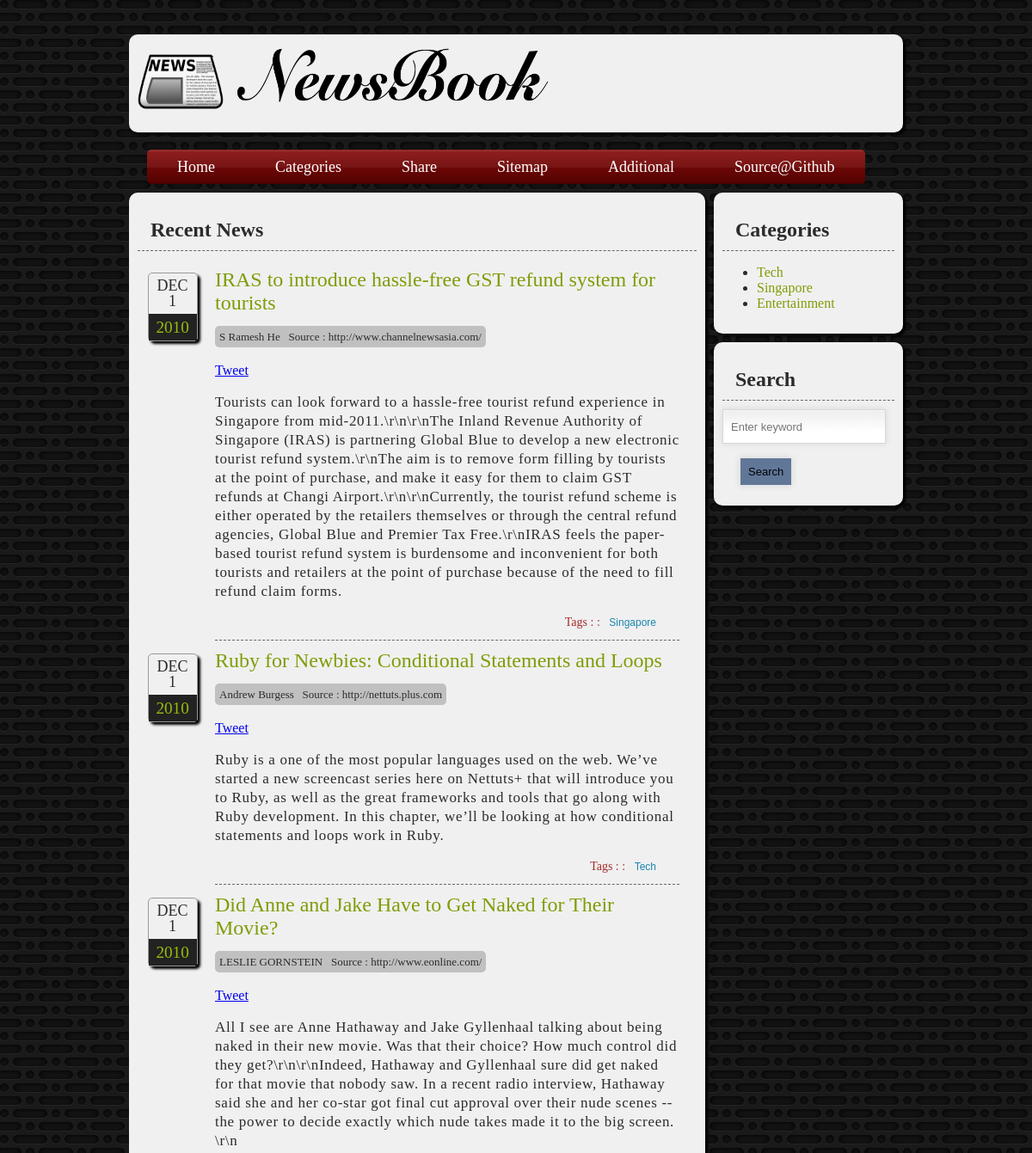
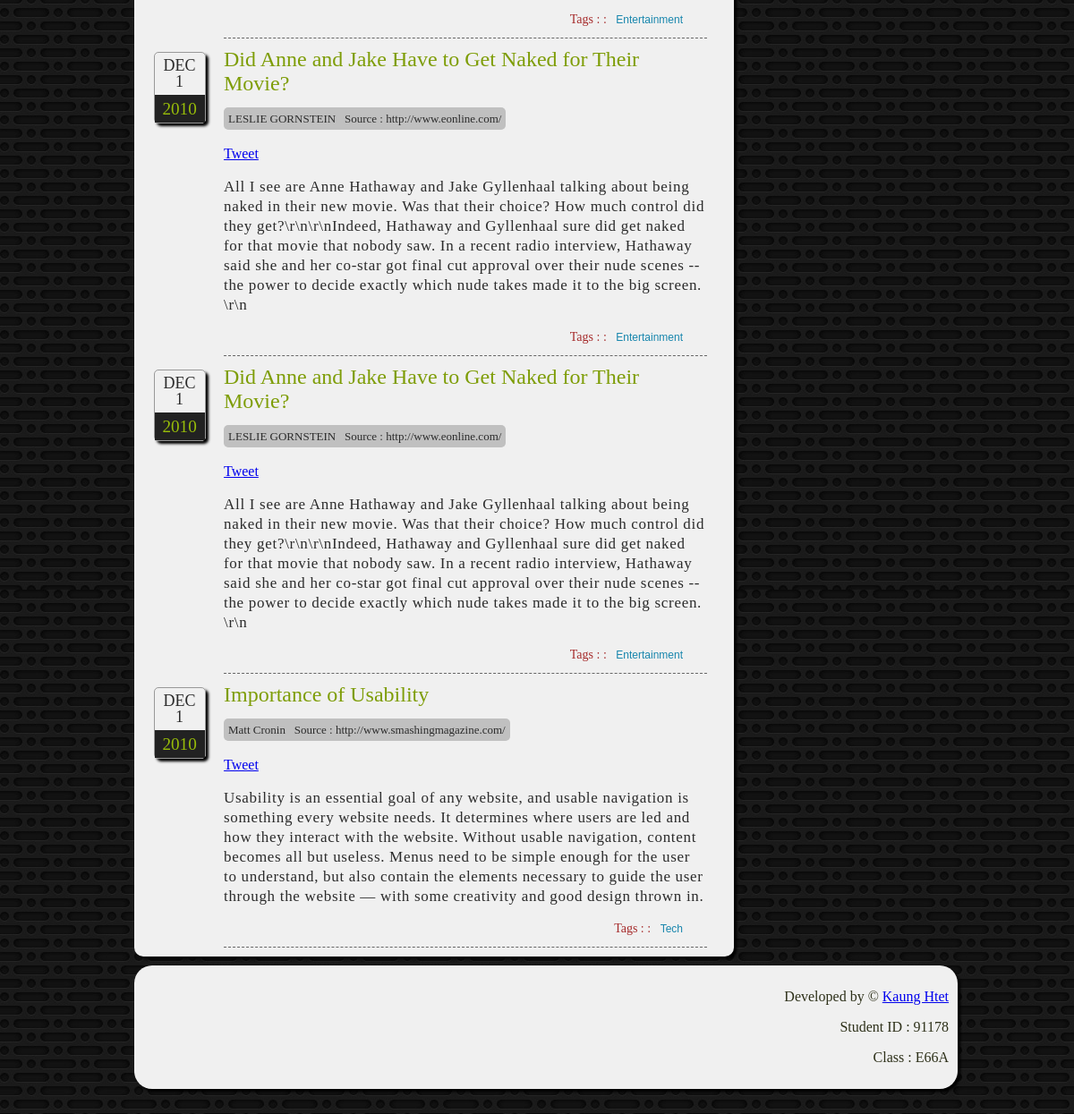
The app's page /home.php with its own data (2 pictures, top to bottom).
### tables this page shows
CREATE TABLE `article` (
  `id` int(11) unsigned NOT NULL AUTO_INCREMENT,
  `headline` varchar(255) DEFAULT NULL,
  `category` varchar(255) DEFAULT NULL,
  `writer` varchar(255) DEFAULT NULL,
  `source` varchar(255) DEFAULT NULL,
  `story` text,
  `date_submitted` varchar(255) DEFAULT NULL,
  PRIMARY KEY (`id`)
);

### redbean/rb127.php (called while the page is built, shortened)
<?php
class RedBean_Driver_PDO implements RedBean_Driver {
	private $dsn;
	private $pdo;
	private $connectInfo = array();
	private $isConnected = false;
	public function __construct($dsn, $user, $pass) {
		$this->dsn = $dsn;
		$this->connectInfo = array( "pass"=>$pass, "user"=>$user );
	}
	public function connect() {
		if ($this->isConnected) return;
		$user = $this->connectInfo["user"];
		$pass = $this->connectInfo["pass"];
		$this->pdo = new PDO(
				  $this->dsn,
				  $user,
				  $pass,
				  array(1002 => 'SET NAMES utf8',
							 PDO::ATTR_ERRMODE => PDO::ERRMODE_EXCEPTION,
							 PDO::ATTR_DEFAULT_FETCH_MODE => PDO::FETCH_ASSOC,
				  )
		);
		$this->isConnected = true;
	}
	public function GetAll( $sql, $aValues=array() ) {
		try {
			if (strpos("pgsql",$this->dsn)===0) {
				$s = $this->pdo->prepare($sql, array(PDO::PGSQL_ATTR_DISABLE_NATIVE_PREPARED_STATEMENT => true));
			}
			else {
				$s = $this->pdo->prepare($sql);
			}
			$s->execute($aValues);
			$this->rs = $s->fetchAll();
			$rows = $this->rs;
		}catch(PDOException $e) {
			if (version_compare(PHP_VERSION, '5.3.0', '<')) {
				$x = new RedBean_Exception_SQL( $e->getMessage(), 0);
			}
			else {
				$x = new RedBean_Exception_SQL( $e->getMessage(), 0, $e );
			}
			$x->setSQLState( $e->getCode() );
			throw $x;
		}
		return $rows;
	}
	public function getDatabaseType() {
		return $this->pdo->getAttribute(PDO::ATTR_DRIVER_NAME);
	}
	public function getDatabaseVersion() {
		return $this->pdo->getAttribute(PDO::ATTR_CLIENT_VERSION);
	}
}
class RedBean_OODBBean implements IteratorAggregate {
	private $properties = array();
	private $__info = NULL;
	public function getIterator() {
		return new ArrayIterator($this->properties);
	}
	public function __isset( $property ) {
		return (isset($this->properties[$property]));
	}
	public function __set( $property, $value ) {
		$this->properties[$property] = $value;
	}
	public function getMeta( $path, $default = NULL) {
		$ref = $this->__info;
		$parts = explode(".", $path);
		foreach($parts as $part) {
			if (isset($ref[$part])) {
				$ref = $ref[$part];
			}
			else {
				return $default;
			}
		}
		return $ref;
	}
	public function setMeta( $path, $value ) {
		$ref = &$this->__info;
		$parts = explode(".", $path);
		$lastpart = array_pop( $parts );
	}
}
class RedBean_Adapter_DBAdapter extends RedBean_Observable implements RedBean_Adapter {
	private $db = null;
	public function __construct($database) {
		$this->db = $database;
	}
	public function get( $sql, $aValues = array() ) {
		return $this->db->GetAll( $sql,$aValues );
	}
	public function getDatabase() {
		return $this->db;
	}
}
class RedBean_QueryWriter_MySQL implements RedBean_QueryWriter {
	protected $idfield = "id";
	public function getIDField( $type ) {
		return  $this->idfield;
	}
}
class RedBean_OODB extends RedBean_Observable implements RedBean_ObjectDatabase {
	private $stash = NULL;
	private $writer;
	private $isFrozen = false;
	public function __construct( RedBean_QueryWriter $writer ) {
		$this->writer = $writer;
	}
	public function isFrozen() {
		return (bool) $this->isFrozen;
	}
	public function dispense($type ) {
		$bean = new RedBean_OODBBean();
		$bean->setMeta("type", $type );
		$idfield = $this->writer->getIDField($bean->getMeta("type"));
		$bean->setMeta("sys.idfield",$idfield);
		$bean->$idfield = 0;
		$bean->setMeta("tainted",false);
		return $bean;
	}
	public function check( RedBean_OODBBean $bean ) {
		$pattern = '/[^abcdefghijklmnopqrstuvwxyzABCDEFGHIJKLMNOPQRSTUVWXYZ0123456789_]/';
	}
	public function load($type, $id) {
		$id = intval( $id );
		$bean = $this->dispense( $type );
		if ($this->stash && isset($this->stash[$id])) {
			$row = $this->stash[$id];
		}
		foreach($row as $p=>$v) {
			$bean->$p = $v;
		}
		$bean->setMeta("tainted",false);
		return $bean;
	}
	public function convertToBeans($type, $rows) {
		$collection = array();
		$this->stash = array();
		foreach($rows as $row) {
			$id = $row[$this->writer->getIDField($type)];
			$this->stash[$id] = $row;
			$collection[ $id ] = $this->load( $type, $id );
		}
		$this->stash = NULL;
		return $collection;
	}
}
class RedBean_ToolBox {
	private $oodb;
	private $writer;
	private $adapter;
	public function __construct( RedBean_OODB $oodb, RedBean_Adapter $adapter, RedBean_QueryWriter $writer ) {
		$this->oodb = $oodb;
		$this->adapter = $adapter;
		$this->writer = $writer;
		return $this;
	}
	public function getWriter() {
		return $this->writer;
	}
	public function getRedBean() {
		return $this->oodb;
	}
	public function getDatabaseAdapter() {
		return $this->adapter;
	}
}
class RedBean_CompatManager {
	protected $supportedSystems = array();
	public function scanToolBox( RedBean_ToolBox $toolbox ) {
		$brand = strtolower(trim($toolbox->getDatabaseAdapter()->getDatabase()->getDatabaseType()));
		$version = $toolbox->getDatabaseAdapter()->getDatabase()->getDatabaseVersion();
		if (!is_numeric($version)) {
			$version = 999;
		}
		if (isset($this->supportedSystems[$brand])
				  && ((float)$this->supportedSystems[$brand] <= (float) $version)
		) {
			return true;
		}
	}
	public static function scanDirect( RedBean_ToolBox $toolbox, $list = array() ) {
		$compat = new RedBean_CompatManager();
		$compat->supportedSystems = $list;
		return $compat->scanToolBox($toolbox);
	}
}
class RedBean_Setup {
	private static $toolbox = NULL;
	private static function checkDSN($dsn) {
		$dsn = trim($dsn);
		$dsn = strtolower($dsn);
		if (
		strpos($dsn, "mysql:")!==0
				  && strpos($dsn,"sqlite:")!==0
				  && strpos($dsn,"pgsql:")!==0
		) {
			throw new RedBean_Exception_NotImplemented("
					Support for this DSN has not been implemented yet. \n
					Begin your DSN with: 'mysql:' or 'sqlite:'
				");
		}
		else {
			return true;
		}
	}
	public static function kickstart( $dsn, $username, $password, $frozen=false ) {
		$pdo = new RedBean_Driver_PDO( $dsn,$username,$password );
		$adapter = new RedBean_Adapter_DBAdapter( $pdo );
		if (strpos($dsn,"pgsql")===0) {
			$writer = new RedBean_QueryWriter_PostgreSQL( $adapter, $frozen );
		}
		else if (strpos($dsn,"sqlite")===0) {
			$writer = new RedBean_QueryWriter_SQLiteT( $adapter, $frozen );
		}
		else {
			$writer = new RedBean_QueryWriter_MySQL( $adapter, $frozen );
		}
		$redbean = new RedBean_OODB( $writer );
		$toolbox = new RedBean_ToolBox( $redbean, $adapter, $writer );
		self::$toolbox = $toolbox;
		return self::$toolbox;
	}
	public static function kickstartDev( $dsn, $username="root", $password="" ) {
		$toolbox = self::kickstart($dsn, $username, $password);
		return $toolbox;
	}
	public static function getToolBox() {
		return self::$toolbox;
	}
}
class RedBean_Plugin_Finder implements RedBean_Plugin {
	public static function where( $type, $SQL = " 1 ", $values=array(),
			  $tools = false, $ignoreGSQLWarn = false ) {
		$type = preg_replace("/\W/","", $type);
		if (!$tools) $tools = RedBean_Setup::getToolBox();
		$redbean = $tools->getRedBean();
		$adapter = $tools->getDatabaseAdapter();
		$writer = $tools->getWriter();
		if (!$redbean->isFrozen()) {
			$SQL = self::parseGoldSQL($SQL, $type, $tools);
		}
		else {
			if (!$ignoreGSQLWarn && strpos($SQL,"@")!==false) {
				throw new RedBean_Exception_SQL("Gold SQL is
					only allowed in FLUID mode,
					to ignore use extra argument TRUE for Finder::Where");
			}
		}
		try {
			$SQL = "SELECT * FROM $type WHERE ".$SQL;
			$rows = $adapter->get($SQL, $values);
		}
		catch(RedBean_Exception_SQL $e) {
			if ($writer->sqlStateIn($e->getSQLState(),array(
			RedBean_QueryWriter::C_SQLSTATE_NO_SUCH_COLUMN,
			RedBean_QueryWriter::C_SQLSTATE_NO_SUCH_TABLE
			))) {
				return array();
			}
			else {
				throw $e;
			}
		}
		return $redbean->convertToBeans($type, $rows);
	}
	public static function parseGoldSQL( $SQL, $currentTable,  RedBean_ToolBox $toolbox ) {
		$pattern = "/@[\w\.]+/";
		return $SQL;
	}
}
class R {
	public static function find( $type, $sql="1", $values=array() ) {
		return Finder::where( $type, $sql, $values );
	}
}

### config/db.php (called while the page is built)
<?php
$user = "root";
$password = "root";
?>

### home.php (the view, shortened to what this page needs)
<?php
require("redbean/rb127.php");
include("config/db.php");
$toolbox = RedBean_Setup::kickstartdev("mysql:host=localhost;dbname=assignment1", $user, $password);
$database = $toolbox->getDatabaseAdapter();
?>
<?php include("includes/header.php"); ?>
<h2>Recent News</h2>
<?php
$articles = R::find("article", "1 ORDER BY date_submitted DESC limit 10");
foreach($articles as $article) :
?>
	<div class="post">
	<div class="entryDate">
		<span class="postMonth"><?php echo getMonth($article->date_submitted); ?></span>
		<span class="postDay"><?php echo getDay($article->date_submitted); ?></span>
		<span class="postYear"><?php echo getYear($article->date_submitted); ?></span>
	</div>
	<h3 class="headline"><a href="detail.php?id=<?php echo $article->id; ?>"><?php echo $article->headline;?></a></h3>
	<p><span class="writerNsource"><span class="writer"><?php echo $article->writer; ?></span>&nbsp;&nbsp;&nbsp;<span class="source"><?php echo "Source : ".$article->source; ?></p>
	<a href="http://twitter.com/share" class="twitter-share-button" data-url="http://www.newsbook.com/home.php" data-text="<?php echo $article->headline; ?>" data-count="horizontal" data-via="emoosx">Tweet</a><script type="text/javascript" src="http://platform.twitter.com/widgets.js"></script>
	<iframe src="http://www.facebook.com/plugins/like.php?href=http%3A%2F%2Fexample.com%2Fpage%2Fto%2Flike&amp;layout=standard&amp;show_faces=true&amp;width=400&amp;action=like&amp;font=verdana&amp;colorscheme=light&amp;height=80" scrolling="no" frameborder="0" style="border:none; overflow:hidden; width:450px; height:20px; margin=0px; padding:0px" allowTransparency="true"></iframe>
	<p class="story"><?php echo $article->story; ?></p>
	<p class="category"><span class="tag">Tags : :&nbsp;&nbsp;&nbsp;</span><?php echo $article->category; ?></p>
	</div>
<?php endforeach; ?>
<?php include("includes/footer.php"); ?>

### includes/header.php (shortened to what this page needs)
<!DOCTYPE html>
<html>
<head>
	<link rel="stylesheet" href="css/style.css" />
	<link rel="stylesheet" href="css/form.css" />
</head>
<body>
<div id="container">
<div id="head-container">
<div id="logo-container">
		<a href="home.php"><img src="images/news.png" width="100" height="110" style="padding-left:10px;" /></a>
	<a href="home.php"><img src="images/logo.png" width="388" height="110" alt="logo" style="margin-left:0px; padding=0px;"  /></a>
<?php include("nav.php"); ?>
</div>
</div>
<div id="postcontainer">

### includes/nav.php (shortened to what this page needs)
<ul id="topnav">
	<li><a href="home.php">Home</a></li>
	<li><a href="categories.php">Categories</a></li>
	<li><a href="share.php">Share</a></li>
	<li><a href="sitemap.php">Sitemap</a></li>
	<li><a href="">Additional</a></li>
	<li><a href="http://www.github.com/emoosx">Source@Github</a></li>
</ul>

### includes/footer.php
</div>
	<div id="categories">
	<h2>Categories</h2>
		<ul>
	<?php
		$query = "SELECT DISTINCT category FROM article;";
		$results = $database->get($query);
		foreach($results as $result):
	?>
	<li class="ref"><a href="filter.php?category=<?php echo $result["category"];  ?>"><?php echo $result["category"]; ?></a></li>
	<?php endforeach; ?>
	</ul>
	</div>
	<div id="searchbox">
	<h2>Search</h2>
	<form method="post" action="searchResult.php"><input type="text" name="searchBox" placeholder="Enter keyword" /> <p class="search"><input  type="submit" value="Search" name="searchBtn"/></p></form>
	</div>
</div>
<div id="footer">
		<p>Developed by &copy; <a href="www.twitter.com/emoosx">Kaung Htet</a></p>
		<p>Student ID : <span class="info">91178</span></p>
		<p>Class : <span class="info">E66A</span></p>
	</div>
</body>
</html>

### css/style.css (style rules this page uses)
h2 { clear: both; padding:10px 15px;margin:10px 0px; border-bottom: 1px dashed #666; }
h3, h4 { padding: 0; margin: 0; }
body { color: #2b2b2b; background: url("../images/bg.jpg") repeat; width: 900px; margin: 40px auto; font-family: Georgia, Cambria, serif; }
#head-container { padding: 0px; background: #f0f0f0; border-radius: 10px; -moz-border-radius: 10px; -webkit-border-radius: 10px; box-shadow: 3px 3px 3px #000; -moz-box-shadow: 3px 3px 3px #000; -webkit-box-shadow: 3px 3px 3px #000; }
#postcontainer { float: left; width: 650px; background: #f0f0f0; border-radius: 10px; -moz-border-radius: 10px; -webkit-border-radius: 10px; box-shadow: 3px 3px 3px #000; -moz-box-shadow: 3px 3px 3px #000; -webkit-box-shadow: 3px 3px 3px #000; padding: 10px; margin: 10px 0px; }
#categories { float:right; width: 200px; background: #f0f0f0; border-radius: 10px; -moz-border-radius: 10px; -webkit-border-radius: 10px; box-shadow: 3px 3px 3px #000; -moz-box-shadow: 3px 3px 3px #000; -webkit-box-shadow: 3px 3px 3px #000; padding: 10px; margin-top: 10px; }
#searchbox { clear:right; float:right; width: 200px; height: 170px; background: #f0f0f0; border-radius: 10px; -moz-border-radius: 10px; -webkit-border-radius: 10px; box-shadow: 3px 3px 3px #000; -moz-box-shadow: 3px 3px 3px #000; -webkit-box-shadow: 3px 3px 3px #000; padding: 10px; margin: 10px 0px; }
#footer { clear:both; width: 100%; background: #f0f0f0; border-radius: 20px; -moz-border-radius: 20px; -webkit-border-radius: 20px; box-shadow: 3px 3px 3px #000; -moz-box-shadow: 3px 3px 3px #000; -webkit-box-shadow: 3px 3px 3px #000; padding: 10px; margin-top: 10px; }
.headline { padding-top: 10px; }
.headline a { text-decoration: none; color: #7e9d07; margin-bottom:10px; font:24px Georgia, tahoma, serif; }
.ref a { text-decoration: none; color: #7e9d07; font: 16px Georgia, tahoma, serif; }
.story { letter-spacing: 0.7px; font: 17px/22px "Gentium Basic", Georgia, serif; }
.category { margin-right:10px; padding-right:17px; margin-top:0; font-size: 12px; font-family: arial; color: #1886ad; text-align: right; }
.tag { font: normal 14px "Gentium Basic"; color: brown; }
.post { position: relative; margin-left: 90px; margin-right: 20px; border-bottom: 1px dashed #666; }
.writerNsource { font: normal 13px georgia; background: #c0c0c0; padding: 5px; width: 270px; border-radius: 5px; }
#footer { text-align: right; color: #2d3019; font-style: bold; }
.info { color:#2d3019; }
.entryDate { border: 1px solid #999; box-shadow: 3px 3px 3px #000; -moz-box-shadow: 3px 3px 3px #000; -webkit-box-shadow: 3px 3px 3px #000; border-radius: 5px; font-family: Georgia, "Times New Roman", serif; left: -4.9em; line-height: 1; position: absolute; top: 15px; width: 3.5em; }
.entryDate span { display: block; text-align: center; }
.postMonth { text-transform: uppercase; font-size: 18px; padding-top: 0.3em; }
.postDay { font-size: 18px; }
.postYear { background-color: #222; color: #98bd09; font-size: 1.2em; padding: 0.3em 0; margin-top: 0.3em; }
ul#topnav { margin:20px auto; padding:0px; list-style:none; width: 900px; margin-left:21px; }
ul#topnav li { margin: 0 auto; overflow: hidden; float: left; height: 40px; }
ul#topnav li:first-child { border-radius: 5px 0px 0px 5px; -moz-border-radius-topleft: 5px; -moz-border-radius-bottomleft: 5px; }
ul#topnav li:last-child { border-radius: 0px 5px 5px 0px; -moz-border-radius-topright: 5px; -moz-border-radius-bottomright: 5px; }
ul#topnav a, ul#topnav span { background: url("../images/a_bg.gif") repeat-x; padding: 10px 35px; float: left; text-decoration: none; color: #fff; text-transform: capitalize; clear:both; width: 100%; height: 20px; line-height: 20px; font-family: Georgia; font-size: 18px; }
ul#topnav a { color: #555; background-position: left bottom; }

### records on screen
article: date_submitted "DEC", date_submitted "1", date_submitted "2010", headline "IRAS to introduce hassle-free GST refund system for tourists", writer "S Ramesh He", source "http://www.channelnewsasia.com/", story "Tourists can look forward to a hassle-free tourist refund experience in Singapore from mid-2011.\\r\\n\\r\\nThe Inland Revenue Authority of Singapore (IRAS) is partnering Global Blue to develop a new electronic tourist refund system.\\r\\nThe aim is to remove form filling by tourists at the point of purchase, and make it easy for them to claim GST refunds at Changi Airport.\\r\\n\\r\\nCurrently, the tourist refund scheme is either operated by the retailers themselves or through the central refund agencies, Global Blue and Premier Tax Free.\\r\\nIRAS feels the paper-based tourist refund system is burdensome and inconvenient for both tourists and retailers at the point of purchase because of the need to…", category "Singapore"
article: date_submitted "DEC", date_submitted "1", date_submitted "2010", headline "Ruby for Newbies: Conditional Statements and Loops", writer "Andrew Burgess", source "http://nettuts.plus.com", story "Ruby is a one of the most popular languages used on the web. We’ve started a new screencast series here on Nettuts+ that will introduce you to Ruby, as well as the great frameworks and tools that go along with Ruby development. In this chapter, we’ll be looking at how conditional statements and loops work in Ruby.", category "Tech"
article: date_submitted "DEC", date_submitted "1", date_submitted "2010", headline "Did Anne and Jake Have to Get Naked for Their Movie?", writer "LESLIE GORNSTEIN", source "http://www.eonline.com/", story "All I see are Anne Hathaway and Jake Gyllenhaal talking about being naked in their new movie. Was that their choice? How much control did they get?\\r\\n\\r\\nIndeed, Hathaway and Gyllenhaal sure did get naked for that movie that nobody saw. In a recent radio interview, Hathaway said she and her co-star got final cut approval over their nude scenes -- the power to decide exactly which nude takes made it to the big screen. \\r\\n", category "Entertainment"
article: date_submitted "DEC", date_submitted "1", date_submitted "2010", headline "Did Anne and Jake Have to Get Naked for Their Movie?", writer "LESLIE GORNSTEIN", source "http://www.eonline.com/", story "All I see are Anne Hathaway and Jake Gyllenhaal talking about being naked in their new movie. Was that their choice? How much control did they get?\\r\\n\\r\\nIndeed, Hathaway and Gyllenhaal sure did get naked for that movie that nobody saw. In a recent radio interview, Hathaway said she and her co-star got final cut approval over their nude scenes -- the power to decide exactly which nude takes made it to the big screen. \\r\\n", category "Entertainment"
article: date_submitted "DEC", date_submitted "1", date_submitted "2010", headline "Did Anne and Jake Have to Get Naked for Their Movie?", writer "LESLIE GORNSTEIN", source "http://www.eonline.com/", story "All I see are Anne Hathaway and Jake Gyllenhaal talking about being naked in their new movie. Was that their choice? How much control did they get?\\r\\n\\r\\nIndeed, Hathaway and Gyllenhaal sure did get naked for that movie that nobody saw. In a recent radio interview, Hathaway said she and her co-star got final cut approval over their nude scenes -- the power to decide exactly which nude takes made it to the big screen. \\r\\n", category "Entertainment"
article: date_submitted "DEC", date_submitted "1", date_submitted "2010", headline "Importance of Usability", writer "Matt Cronin", source "http://www.smashingmagazine.com/", story "Usability is an essential goal of any website, and usable navigation is something every website needs. It determines where users are led and how they interact with the website. Without usable navigation, content becomes all but useless. Menus need to be simple enough for the user to understand, but also contain the elements necessary to guide the user through the website — with some creativity and good design thrown in.", category "Tech"

### other values on screen
$result["category"] "Tech"
$result["category"] "Singapore"
$result["category"] "Entertainment"
